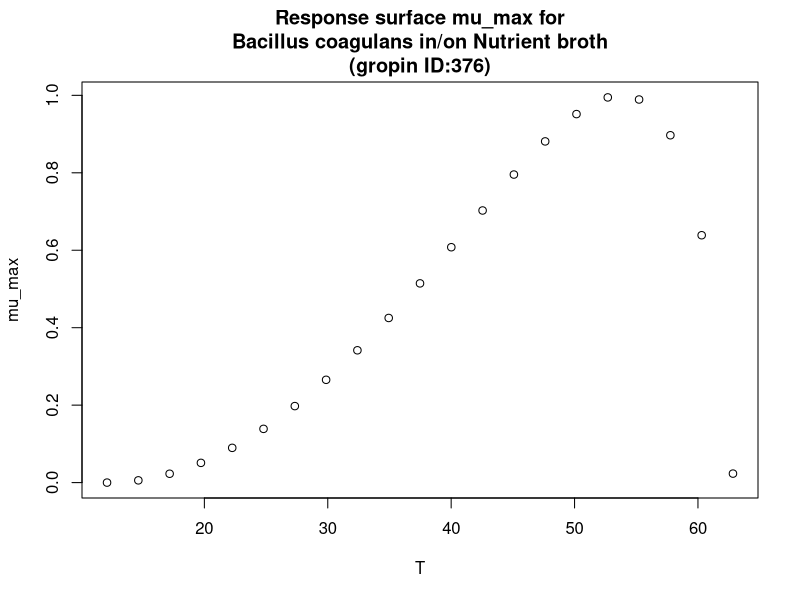

Generate this figure with R:
#############################
# start of Parameter script
#############################
T <- seq(12.1121,62.8371628371628,length.out=21)
#############################
# end of Parameter script
#############################
############################# 
# start of Model script Gropin ID 376 
#############################
 
# constant coefficients for this model
 
variables <- data.frame(T)
argumentsPar <- expand.grid(variables)
 
# heart of the model
response_surface <- function(T) {
   mumax <-(1*(T-62.9)*((T-12.1)^2))/((53.8-12.1)*((53.8-12.1)*(T-53.8)-(53.8-62.9)*(53.8+12.1-2*T)))

return(mumax=mumax)
} 

# output parameters
mumax <- cbind(argumentsPar,response_surface(argumentsPar['T']))
colnames(mumax) <- c(colnames(argumentsPar),'mumax')
#############################
# End of Model script
#############################
############################# 
# start of Visualisation script Gropin ID 376 
#############################
plot(T,mumax$mumax,
                          xlab='T',
                          ylab='mu_max',main='Response surface mu_max for
Bacillus coagulans in/on Nutrient broth
(gropin ID:376)')
#############################
# End of Visualisation script
#############################
